Frame 1 (no input): blank canvas, image omitted
Frame 60 (the mouse pressed at the canvas centre just before this capture): blank canvas, image omitted
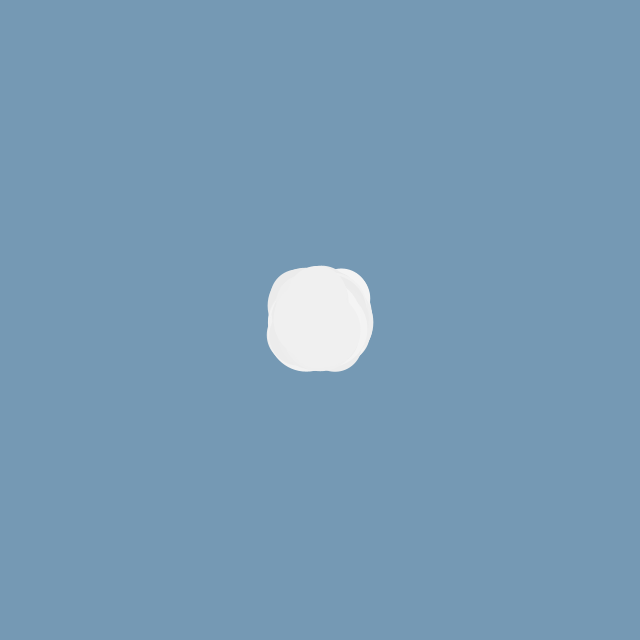
Frame 120 (the mouse held since frame 60 and released just before this capture)

The Processing sketch whose frames 1 and 60 were blank and that drew this single picture after the mouse press (run headless with seeded random() and noise(); from frame 60 on, the mouse is pressed at the canvas centre):

// Processing sketch: processing_51754
// ── processing_51754.pde

/* rainMaker 1.3
   Shugo Tanaka
 
 Created: 2/2/2012
 Updated: 2/7/2012
 
 User draws clouds which eventually darken, rain, then fade away.
 Use spacebar to clear screen and reset.
 After no more clouds are on the screen, the sun comes out!
*/

// Global variables: Physics
float gravity = 0.1;
int i, j;

// Global variables: Color constants
int skyTimer = 0;
float bgR = 117;
float bgG = 153;
float bgB = 180;
color bgColor = color(bgR, bgG, bgB);
int x = -250;
float y=(.95)*height;

// Global variables: Clouds
int MAXCLOUDS = 100;
int cloudCurMax = 0;
int cloudColorBase = 245;
int cloudDistSeed = 15;
int cloudSizeSeed = 35;
Cloud[] myCloud = new Cloud[MAXCLOUDS];

// Global variables: Rain
int MAXRAIN = 4900;
int rainCurMax = 0;
int rainSize = 10;
Rain[] myRain = new Rain[MAXRAIN];
int wind = 0;

class Cloud
{
  float largeX;
  float largeY;
  float largeS;
  float smallX;
  float smallY;
  float smallS;
  float cloudC;
  int cloudA;
  int life;

  Cloud(float mouseX_, float mouseY_)
  {
    largeX = mouseX_+random(-cloudDistSeed, cloudDistSeed);
    largeY = mouseY_+random(-cloudDistSeed, cloudDistSeed);
    largeS = random(cloudSizeSeed-10, cloudSizeSeed)+mouseY_*.14;
    smallX = mouseX_+random(-cloudDistSeed-10, cloudDistSeed+10);
    smallY = mouseY_+random(-cloudDistSeed-10, cloudDistSeed+10);
    smallS = random(cloudSizeSeed/2-10, cloudSizeSeed/2)+mouseY_*.14;
    cloudC = random(cloudColorBase-10, cloudColorBase);
    cloudA = 100;
    life = 0;
  }

  void drawCloud()
  {
    noStroke();
    fill(cloudC, cloudC, cloudC, cloudA);
    ellipse(largeX, largeY, largeS, largeS);
    ellipse(smallX, smallY, smallS, smallS);
  }
}

class Rain
{
  float rainX;
  float rainY;
  float rainS;
  int rainC;

  Rain(float cloudX, float cloudY)
  {
    rainX = cloudX;
    rainY = cloudY;
    rainS = 0;
    rainC = int(random(100, 255));
  }

  void drawRain()
  {
    stroke(0, 0, rainC, random(20, 100));
    strokeWeight(3);

    rainY += rainS;
    rainS += gravity;

    if (rainY < (height+10))
    {
      line(rainX, rainY-10, rainX, rainY);
    }
  }
}

void setup()
{
  size(640, 640);
  noStroke();
  ellipseMode(CENTER);
  colorMode(RGB, 255, 255, 255, 100);
  background(bgR, bgG, bgB);
  y=(.95)*height;
}

void draw()
{
  println(skyTimer + " " + y);
  background(bgR, bgG, bgB);

  if (mousePressed)
  {
    x = -100;
    skyTimer = 0;
    makeNewCloud();
  }
  else
  {
    skyTimer++;
  }

  if (skyTimer > 700)
  {
    drawSun();
  }

  // Runs through and draws rain
  for (i = 0; i < rainCurMax;i++)
  {
    myRain[i].drawRain();
  }

  // Runs through and draws clouds
  for (i = 0; i< cloudCurMax;i++)
  {
    // Darken cloud
    if ((100 < myCloud[i].life) && (myCloud[i].life < 250) && (myCloud[i].cloudC > 40))
    {
      myCloud[i].cloudC--;
      if (bgR > 17)
        bgR -= .035;
      if (bgG > 53)
        bgG -= .035;
      if (bgB > 80)
        bgB -= .035;
    }

    // Rain cloud
    if ((255 < myCloud[i].life) && (myCloud[i].life < 300))
    {
      makeNewRain(myCloud[i].largeX, myCloud[i].largeY);
    }

    // Fade cloud
    if ((myCloud[i].life > 300) && (myCloud[i].cloudA>=0))
    {
      myCloud[i].cloudA--;
      if (bgR < 117)
        bgR += .02;
      if (bgG < 153)
        bgG += .02;
      if (bgB < 180)
        bgB += .02;
    }

    myCloud[i].drawCloud();
    if (myCloud[i].life < 400)
    {
      myCloud[i].life++;
    }
  }
}

void makeNewCloud()
{
  myCloud[cloudCurMax] = new Cloud(mouseX, mouseY);
  cloudCurMax++;
  if (cloudCurMax == MAXCLOUDS-1)
  {
    cloudCurMax = 0;
  }
}

void makeNewRain(float cloudX, float cloudY)
{
  myRain[rainCurMax] = new Rain(cloudX, cloudY);
  rainCurMax++;

  if (rainCurMax == MAXRAIN-1)
  {
    rainCurMax = 0;
  }
}

void drawSun()
{
  fill(bgR, bgG, bgB);
  if(y>= 300)
  {
    ellipse(x-2, y-1, 250, 250);
  }
  else
  {
    ellipse(x-2,y,250,250);
  }
  fill(255, 255, 0);
  ellipse(x, y, 250, 250);
  x+=2;
  if(y>= 300)
  {
    y-= .75;
  }
  else
  {
    y-= .1;
  }
  if (x > width+250)
  {
    x=-250;
    y = (.95)*height;
    skyTimer = 0;
  }
}

// Clear the sky
void keyPressed()
{
  if (key == ' ')
  {
    bgR = 117;
    bgG = 153;
    bgB = 180;
    background(bgR, bgG, bgB);
    cloudCurMax = 0;
    rainCurMax = 0;
    skyTimer = 0;
    x=-250;
    y=(.95)*height;
  }
}
